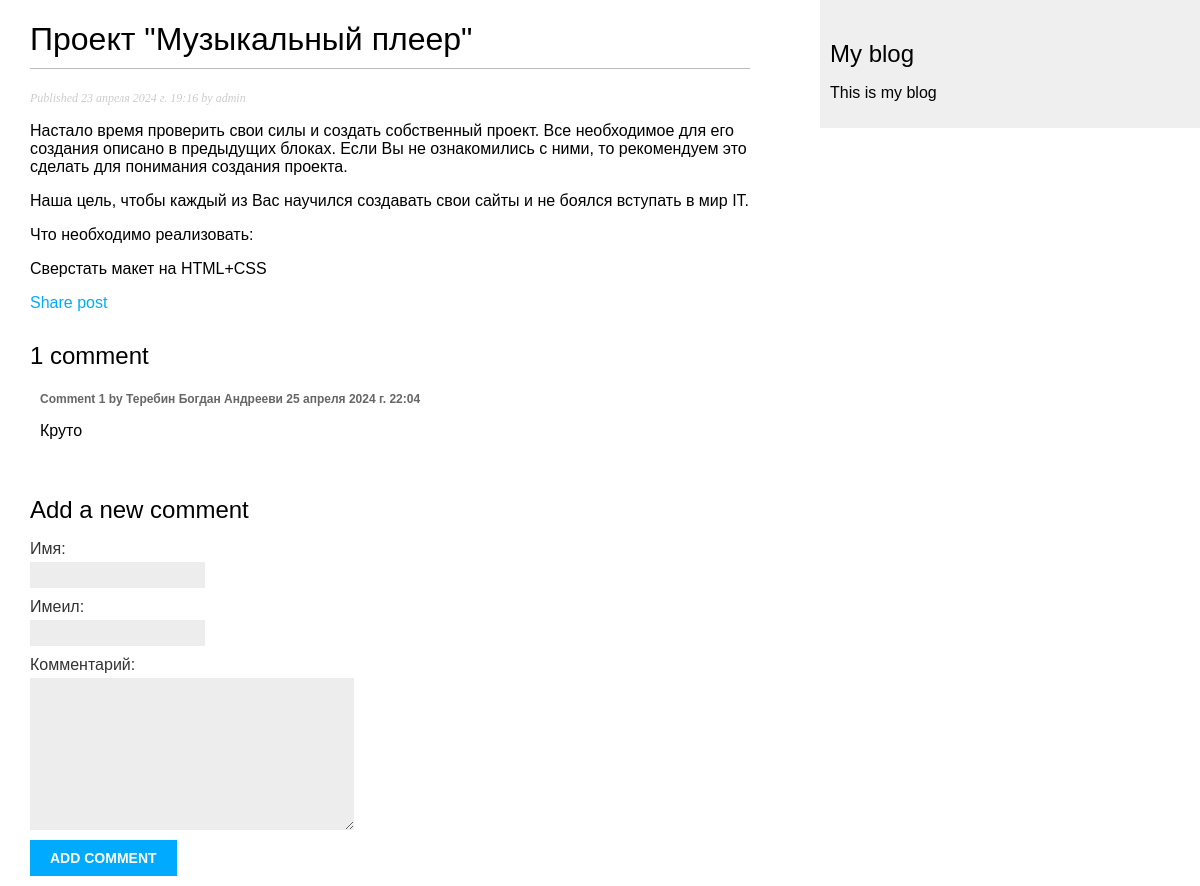
Page /blog/2024/4/23/proekt-muzykalnyj-pleer/ on the committed database.
### blog/models.py (models this page shows, shortened)
class Post(models.Model):
    class Status(models.TextChoices):
        DRAFT = 'DF', 'Черновик'
        PUBLISHED = 'PB', 'Опубликовано'
    title = models.CharField(max_length=250, verbose_name='Название')
    slug = models.SlugField(max_length=250, verbose_name='URL-блога', unique_for_date='publish')
    author = models.ForeignKey(User, on_delete=models.CASCADE, related_name='blog_posts', verbose_name='Автор')
    body = models.TextField(verbose_name='Содержимое')
    publish = models.DateTimeField(default=timezone.now, verbose_name='Дата публикации')
    created = models.DateTimeField(auto_now_add=True, verbose_name='Дата создания')
    updated = models.DateTimeField(auto_now=True, verbose_name='Дата изменения')
    status = models.CharField(max_length=2, choices=Status.choices, default=Status.DRAFT, verbose_name='Статус')
    objects = models.Manager()
    published = PublishedManager()
    class Meta:
        ordering = ['-publish']
        verbose_name_plural = 'Посты'
        verbose_name = 'Пост'
        indexes = [models.Index(fields=['-publish'])]

class Comment(models.Model):
    post = models.ForeignKey(Post,
                             on_delete=models.CASCADE,
                             related_name='comments',
                             verbose_name='Пост')
    name = models.CharField(max_length=35, verbose_name='Имя')
    email = models.EmailField(verbose_name='Имеил')
    body = models.TextField(verbose_name='Комментарий')
    created = models.DateTimeField(auto_now_add=True, verbose_name='Дата создания', db_index=True)
    updated = models.DateTimeField(auto_now=True, verbose_name='Дата обновления')
    active = models.BooleanField(default=True)
    class Meta:
        ordering = ['created']
        verbose_name = 'Комментарий'
        verbose_name_plural = 'Комментарии'

### blog/views.py (the view)
# urls.py: path('<int:year>/<int:month>/<int:day>/<slug:post>/', views.post_detail, name='post_detail'),
def post_detail(request, year, month, day, post):
    print(request.method)
    post = get_object_or_404(Post,
                             slug=post,
                             publish__day=day,
                             publish__month=month,
                             publish__year=year,
                             status=Post.Status.PUBLISHED)
    comments = post.comments.filter(active=True)
    form = CommentForm()
    return render(request, 'blog/detail.html', {'post': post, 'comments': comments, 'form': form})

### blog/forms.py
class CommentForm(forms.ModelForm):
    class Meta:
        model = Comment
        fields = ('name', 'email', 'body')

### blog/templates/blog/detail.html (shortened to what this page needs)
{% extends 'layout/basic.html' %}
{% block content %}
    <h1>{{ post.title }}</h1>
    <p class="date">Published {{ post.publish }} by {{ post.author }}</p>
    {{ post.body|linebreaks }}
    <p>
    <a href="{% url 'blog:post_share' post.id %}">Share post</a>
    </p>
    {% with comments.count as total_comments %}
    <h2>{{ total_comments }} comment{{ total_comments|pluralize }}</h2>
    {% endwith %}
    {% for comment in comments %}
        <div class="comment">
            <p class="info">
                Comment {{ forloop.counter }} by {{ comment.name }} {{ comment.created }}
            </p>
            {{ comment.body|linebreaks }}
        </div>
    {% empty %}
        <p>There are no comments yet</a>
    {% endfor %}
    {% include 'layout/comment_form.html' %}
{% endblock %}

### blog/static/blog/blog.css (style rules this page uses)
body { margin:0; padding:0; font-family:helvetica, sans-serif; }
a { color:#00abff; text-decoration:none; }
h1 { font-weight:normal; border-bottom:1px solid #bbb; padding:0 0 10px 0; }
h2 { font-weight:normal; margin:30px 0 0; }
p.date { color:#ccc; font-family: georgia, serif; font-size: 12px; font-style: italic; }
label { float:left; clear:both; color:#333; margin-bottom:4px; }
input, textarea { clear:both; float:left; margin:0 0 10px; background:#ededed; border:0; padding:6px 10px; font-size:12px; }
.comment { padding:10px; }
.comment .info { font-weight:bold; font-size:12px; color:#666; }

### rows in the picture
Post: title "Проект \"Музыкальный плеер\"", publish "23 апреля 2024 г. 19:16", author "admin", body "Настало время проверить свои силы и создать собственный проект. Все необходимое для его создания описано в предыдущих блоках. Если Вы не ознакомились с ними, то рекомендуем это сделать для понимания создания проекта. Наша цель, чтобы каждый из Вас научился создавать свои сайты и не боялся вступать в мир IT. Что необходимо реализовать: Сверстать макет на HTML+CSS"
Comment: name "Теребин Богдан Андрееви", created "25 апреля 2024 г. 22:04", body "Круто"

### other values in the picture
{{ total_comments }} "1"
